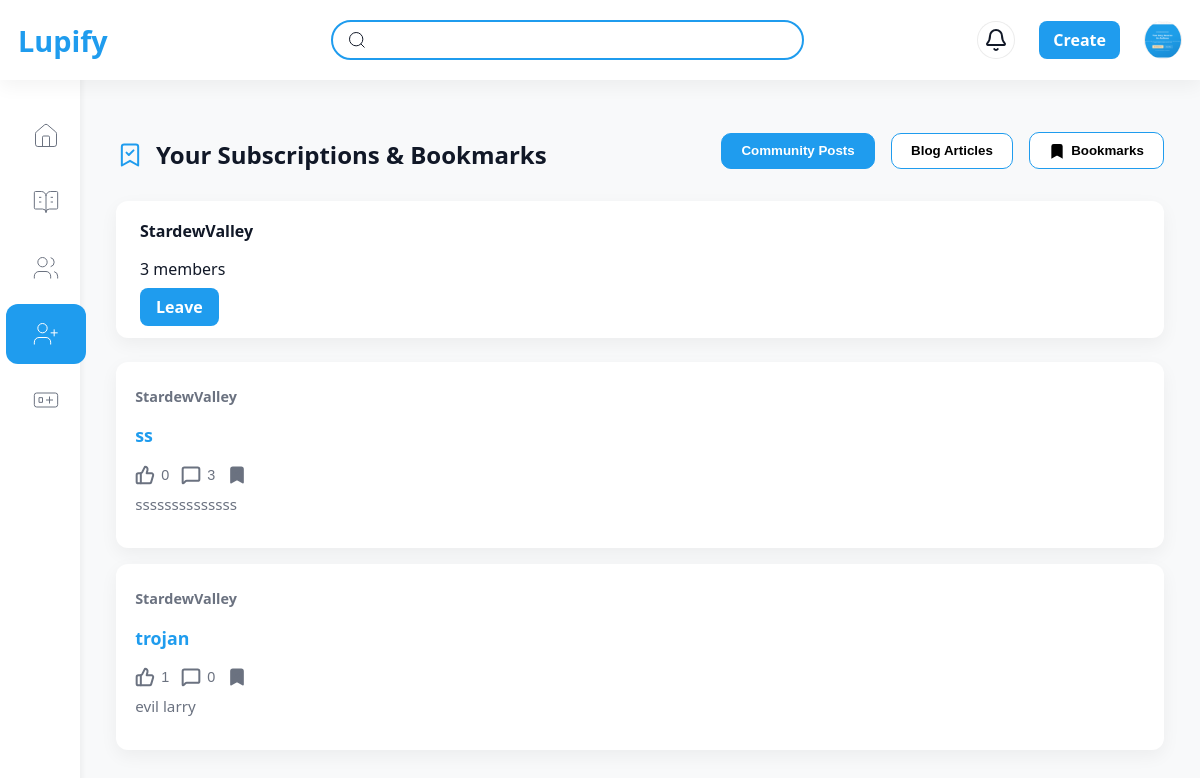
The app's page /accounts/subscriptions/ (signed in) with its own data.
### accounts/models.py (models this page shows, shortened)
class CustomUser(AbstractUser):
    bio = models.TextField(blank=True, null=True)
    avatar = models.ImageField(upload_to="avatars/", blank=True, null=True)
    color = models.CharField(max_length=20, default=random_color)
    is_verified = models.BooleanField(default=False)
    is_premium = models.BooleanField(default=False)
    is_email_verified = models.BooleanField(default=False)
    email_verification_code = models.CharField(max_length=6, blank=True, null=True)
    email_verification_attempts = models.IntegerField(default=0)
    email_verification_expires_at = models.DateTimeField(null=True, blank=True)
    social_youtube = models.URLField(max_length=255, blank=True, null=True)
    social_instagram = models.URLField(max_length=255, blank=True, null=True)
    social_tiktok = models.URLField(max_length=255, blank=True, null=True)
    social_twitch = models.URLField(max_length=255, blank=True, null=True)
    social_github = models.URLField(max_length=255, blank=True, null=True)
    public_profile = models.BooleanField(default=False)
    allow_public_socials = models.BooleanField(default=True)
    allow_dms = models.BooleanField(default=True)
    blocked_users = models.ManyToManyField(
        "self", symmetrical=False, related_name="blocked_by", blank=True
    )
    warning_count = models.IntegerField(default=0)
    suspended_until = models.DateTimeField(null=True, blank=True)
    phone_number = models.CharField(
        max_length=15,
        blank=True,
        null=True,
        validators=[
            RegexValidator(
                regex=r"^\+?\d{9,15}$",
                message="Phone number must be entered in the format: '+999999999'. Up to 15 digits allowed.",
            )
        ],
    )
    followers = models.ManyToManyField(
        "self", symmetrical=False, related_name="following", blank=True
    )
    saved_communities = models.ManyToManyField(
        "communities.Community", related_name="saved_by_users", blank=True
    )
    THEME_CHOICES = [("light", "Light"), ("dark", "Dark"), ("system", "System")]
    theme_preference = models.CharField(
        max_length=10, choices=THEME_CHOICES, default="light"
    )
    accent_color = models.CharField(max_length=9, default="#1f9cee")
    font_size = models.PositiveSmallIntegerField(default=14)

class Subscription(models.Model):
    user = models.ForeignKey(
        settings.AUTH_USER_MODEL, on_delete=models.CASCADE, related_name="subscriptions"
    )
    community = models.ForeignKey(
        "communities.Community",
        on_delete=models.CASCADE,
        related_name="subscribers",
        null=True,
        blank=True,
    )
    author = models.ForeignKey(
        settings.AUTH_USER_MODEL,
        on_delete=models.CASCADE,
        related_name="author_subscribers",
        null=True,
        blank=True,
    )
    created_at = models.DateTimeField(auto_now_add=True)
    class Meta:
        constraints = [
            models.UniqueConstraint(
                fields=["user", "community"],
                name="unique_user_community",
                condition=models.Q(community__isnull=False),
            ),
            models.UniqueConstraint(
                fields=["user", "author"],
                name="unique_user_author",
                condition=models.Q(author__isnull=False),
            ),
        ]
        ordering = ["-created_at"]

### communities/models.py (models this page shows, shortened)
class Community(models.Model):
    CATEGORY_CHOICES = [
        ("technology", "Technology"),
        ("design", "Design"),
        ("business", "Business"),
        ("lifestyle", "Lifestyle"),
        ("gaming", "Gaming"),
        ("photography", "Photography"),
        ("writing", "Writing"),
        ("music", "Music"),
    ]
    name = models.CharField(max_length=100, unique=True)
    category = models.CharField(max_length=50, choices=CATEGORY_CHOICES)
    description = models.TextField(blank=True)
    creator = models.ForeignKey(
        User, on_delete=models.CASCADE, related_name="created_communities"
    )
    members = models.ManyToManyField(
        User, blank=True, related_name="joined_communities"
    )
    banner_image = models.ImageField(
        upload_to="community_banners/", blank=True, null=True
    )
    community_image = models.ImageField(
        upload_to="community_images/", blank=True, null=True
    )
    rules = models.TextField(blank=True)
    weekly_visits = models.IntegerField(default=0)
    weekly_contributions = models.IntegerField(default=0)
    created_at = models.DateTimeField(auto_now_add=True)
    class Meta:
        ordering = ["category", "name"]

class CommunityPost(models.Model):
    community = models.ForeignKey(
        Community, on_delete=models.CASCADE, related_name="posts"
    )
    author = models.ForeignKey(
        User, on_delete=models.CASCADE, related_name="community_posts"
    )
    title = models.CharField(max_length=200)
    content = models.TextField()
    image = models.ImageField(upload_to="posts/", blank=True, null=True)
    likes = models.ManyToManyField(
        User, related_name="liked_community_posts", blank=True
    )
    dislikes = models.ManyToManyField(
        User, related_name="disliked_community_posts", blank=True
    )
    bookmarks = models.ManyToManyField(
        User, related_name="bookmarked_community_posts", blank=True
    )
    created_at = models.DateTimeField(auto_now_add=True)
    updated_at = models.DateTimeField(auto_now=True)
    class Meta:
        ordering = ["-created_at"]

### accounts/views.py (the view)
# urls.py: path("subscriptions/", views.subscriptions_view, name="subscriptions"),
@login_required
def subscriptions_view(request):
    user = request.user
    subs = Subscription.objects.filter(user=user)
    community_ids = subs.filter(community__isnull=False).values_list(
        "community_id", flat=True
    )
    author_ids = subs.filter(author__isnull=False).values_list("author_id", flat=True)
    communities = Community.objects.filter(id__in=community_ids)
    authors = get_user_model().objects.filter(id__in=author_ids)
    community_posts = CommunityPost.objects.filter(community_id__in=community_ids)
    try:
        followed_author_ids = list(user.following.values_list("id", flat=True))
    except Exception:
        followed_author_ids = []
    all_author_ids = list(set(list(author_ids) + list(followed_author_ids)))
    authors = get_user_model().objects.filter(id__in=all_author_ids)
    author_posts = Post.objects.filter(author_id__in=all_author_ids)
    return render(
        request,
        "accounts/subscriptions.html",
        {
            "communities": communities,
            "authors": authors,
            "community_posts": community_posts,
            "author_posts": author_posts,
            "subs": subs,
            "subscribed_communities": communities,
            "subscribed_authors": authors,
        },
    )

### accounts/templates/accounts/subscriptions.html (shortened to what this page needs)
{% extends "dashboardhome.html" %}
{% block content %}
<div class="feed-wrapper">
    <div class="feed-header">
        <div style="display: flex; align-items: center; gap: 12px;">
            <h2>Your Subscriptions & Bookmarks</h2>
        </div>
        <div class="subscription-tabs">
            <button class="tab-btn active" data-target="community-posts">Community Posts</button>
            <button class="tab-btn" data-target="blog-posts">Blog Articles</button>
            <button class="tab-btn" data-target="bookmarks" style="display: flex; align-items: center; gap: 6px;"><svg xmlns="http://www.w3.org/2000/svg" width="16" height="16" viewBox="0 0 24 24" fill="currentColor" stroke="currentColor" stroke-width="2" class="lucide lucide-bookmark-check-icon lucide-bookmark-check"><path d="m19 21-7-4-7 4V5a2 2 0 0 1 2-2h10a2 2 0 0 1 2 2Z"/><path d="m9 10 2 2 4-4"/></svg>Bookmarks</button>
        </div>
    </div>
    {% if subscribed_communities or subscribed_authors %}
    <div class="subscription-list">
        {% for sub in subs %}
        <div class="subscription-card" data-type="{% if sub.community %}community{% elif sub.author %}author{% endif %}">
            {% if sub.community %}
                <h4>{{ sub.community.name }}</h4>
                <p class="card-meta">{{ sub.community.members.count }} <span>members</span></p>
                {% if request.user in sub.community.members.all %}
                    <a class="unsubscribe-btn" href="{% url 'toggle_join_community' sub.community.id %}">Leave</a>
                {% else %}
                    <a class="unsubscribe-btn" href="{% url 'toggle_subscription' sub.community.id %}">Unsubscribe</a>
                {% endif %}
            {% endif %}
        </div>
        {% endfor %}
    </div>
    <div class="tab-content">
        <div id="community-posts" class="tab-panel active">
            {% if community_posts %}
                {% for post in community_posts %}
                <article class="post-card full-bleed">
                    <div class="post-card-wrapper">
                        <div class="post-content">
                            <div class="author-line">
                                <span style="font-weight:600;color:var(--secondary-text);font-size:0.9rem;">{{ post.community.name }}</span>
                            </div>
                            <h3 class="post-title"><a href="{% url 'community_post_detail' post.id %}">{{ post.title }}</a></h3>
                            <div class="engage-row">
                                <div class="engage-left">
                                    <div class="engage-controls" style="display:flex;gap:12px;align-items:center;">
                                        <button class="like-btn" data-post-id="{{ post.id }}" data-post-type="community" style="border:none;background:none;cursor:pointer;padding:0;display:flex;align-items:center;gap:6px;color:var(--secondary-text);font-size:0.9rem;transition:color 0.2s;">
                                            <span class="like-count">{{ post.likes.count }}</span>
                                        </button>
                                        <button class="comment-btn" data-post-id="{{ post.id }}" data-post-type="community" style="border:none;background:none;cursor:pointer;padding:0;display:flex;align-items:center;gap:6px;color:var(--secondary-text);font-size:0.9rem;transition:color 0.2s;">
                                            <span class="comment-count">{{ post.comments.count }}</span>
                                        </button>
                                        <button class="bookmark-btn" data-post-id="{{ post.id }}" data-post-type="community" style="border:none;background:none;cursor:pointer;padding:0;display:flex;align-items:center;gap:6px;color:var(--secondary-text);font-size:0.9rem;transition:color 0.2s;">
                                        </button>
                                    </div>
                                </div>
                            </div>
                            <p style="color:var(--secondary-text);margin-top:8px;line-height:1.5;">{{ post.content|truncatewords:30 }}</p>
                        </div>
                    </div>
                </article>
                {% endfor %}
            {% endif %}
        </div>
    </div>
    {% else %}
    <div class="empty-state" style="padding: 60px 20px; text-align: center;">
        <p style="font-size: 1.1rem;">You haven't subscribed to any communities or authors yet.</p>
        <p style="color: var(--secondary-text); margin-top: 8px;">Explore communities and follow authors to see their content here.</p>
    </div>
    {% endif %}
</div>
{% endblock %}

### templates/dashboardhome.html (shortened to what this page needs)
{% load static %}
<!DOCTYPE html>
<html lang="en">
<head>
<link rel="stylesheet" href="{% static 'css/main.css' %}">
<link rel="stylesheet" href="{% static 'css/dashboard.css' %}">
<link rel="stylesheet" href="{% static 'css/dashboard-complete.css' %}">
<link rel="stylesheet" href="{% static 'css/dashboard-fixes.css' %}">
</head>
<body>
<header>
    <h1 class="logo">Lupify</h1>
    <div class="search-wrapper">
        <div class="search-bar collapsed" id="mobileSearch">
            <svg xmlns="http://www.w3.org/2000/svg" viewBox="0 0 24 24" fill="none" stroke="currentColor">
                <circle cx="11" cy="11" r="8"/>
                <line x1="21" y1="21" x2="16.65" y2="16.65"/>
            </svg>
        </div>
    </div>
    <div class="nav-actions">
        <div class="icon-btn notification-btn" id="notificationBell" style="position: relative; cursor: pointer;">
        </div>
        <div class="create-btn">Create</div>
        <div class="icon-btn avatar-wrapper">
            {% if user.avatar %}
                <img src="{{ user.avatar.url }}" class="pfp user-profile-trigger" data-user-id="{{ user.id }}" data-username="{{ user.username }}" data-allow-public-socials="{{ user.allow_public_socials|yesno:'true,false' }}">
            {% else %}
                <div class="pfp-fallback user-profile-trigger" style="background: {{ user.color|default:'#999' }}" data-user-id="{{ user.id }}" data-username="{{ user.username }}" data-allow-public-socials="{{ user.allow_public_socials|yesno:'true,false' }}">
                    {{ user.username|slice:":1"|upper }}
                </div>
            {% endif %}
        </div>
    </div>
</header>
<aside class="sidebar" id="sidebar">
    <ul>
        <li class="{% if request.resolver_match.url_name == 'dashboard_home' %}active{% endif %}" title="Home">
            <a href="{% url 'dashboard_home' %}">
                <svg viewBox="0 0 24 24" fill="none" stroke="currentColor">
                    <path d="M15 21v-8a1 1 0 0 0-1-1h-4a1 1 0 0 0-1 1v8"/>
                    <path d="M3 10a2 2 0 0 1 .709-1.528l7-6a2 2 0 0 1 2.582 0l7 6A2 2 0 0 1 21 10v9a2 2 0 0 1-2 2H5a2 2 0 0 1-2-2z"/>
                </svg>
            </a>
        </li>
        <li class="{% if request.resolver_match.url_name == 'blogs' %}active{% endif %}" title="Blogs">
            <a href="{% url 'blogs' %}">
                <svg viewBox="0 0 24 24" fill="none" stroke="currentColor">
                    <path d="M12 7v14"/>
                    <path d="M16 12h2"/>
                    <path d="M16 8h2"/>
                    <path d="M3 18a1 1 0 0 1-1-1V4a1 1 0 0 1 1-1h5a4 4 0 0 1 4 4 4 4 0 0 1 4-4h5a1 1 0 0 1 1 1v13a1 1 0 0 1-1 1h-6a3 3 0 0 0-3 3 3 3 0 0 0-3-3z"/>
                    <path d="M6 12h2"/>
                    <path d="M6 8h2"/>
                </svg>
            </a>
        </li>
        <li class="{% if request.resolver_match.url_name == 'communities' %}active{% endif %}" title="Communities">
            <a href="{% url 'communities' %}">
                <svg viewBox="0 0 24 24" fill="none" stroke="currentColor">
                    <path d="M16 21v-2a4 4 0 0 0-4-4H6a4 4 0 0 0-4 4v2"/>
                    <path d="M16 3.128a4 4 0 0 1 0 7.744"/>
                    <path d="M22 21v-2a4 4 0 0 0-3-3.87"/>
                    <circle cx="9" cy="7" r="4"/>
                </svg>
            </a>
        </li>
        <li class="{% if request.resolver_match.url_name == 'subscriptions' %}active{% endif %}" title="Subscriptions">
            <a href="{% url 'subscriptions' %}">
                <svg viewBox="0 0 24 24" fill="none" stroke="currentColor">
                    <path d="M16 21v-2a4 4 0 0 0-4-4H6a4 4 0 0 0-4 4v2"/>
                    <circle cx="9" cy="7" r="4"/>
                    <line x1="19" x2="19" y1="8" y2="14"/>
                    <line x1="22" x2="16" y1="11" y2="11"/>
                </svg>
            </a>
        </li>
        <li title="Games">
            <a href="{% url 'games_hub' %}">
                <svg viewBox="0 0 24 24" fill="none" stroke="currentColor">
                    <rect x="2" y="6" width="20" height="12" rx="2"/>
                    <path d="M6 10h3v4H6z"/>
                    <path d="M15 9v6"/>
                    <path d="M18 12h-6"/>
                </svg>
            </a>
        </li>
    </ul>
</aside>
<div class="main-wrapper">
    {% block content %}{% endblock %}
</div>
</body>
</html>

### records on screen
CustomUser: avatar (picture)
Subscription: community.name "StardewValley", community.members.count "3", shows "Leave"
CommunityPost: community.name "StardewValley", title "ss", likes.count "0", comments.count "3", content "ssssssssssssss"
CommunityPost: community.name "StardewValley", title "trojan", likes.count "1", comments.count "0", content "evil larry"
